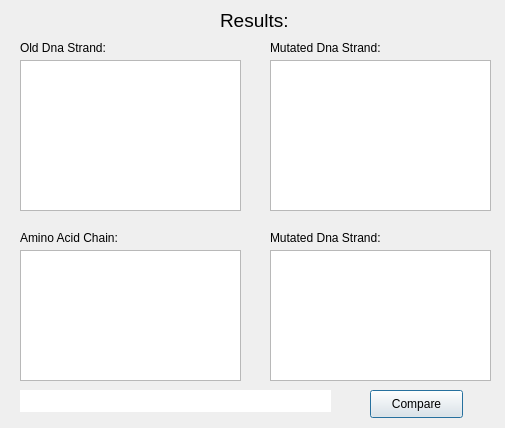
<?xml version="1.0" encoding="UTF-8"?>
<ui version="4.0">
 <class>mutaciones_2</class>
 <widget class="QDialog" name="mutaciones_2">
  <property name="geometry">
   <rect>
    <x>0</x>
    <y>0</y>
    <width>505</width>
    <height>428</height>
   </rect>
  </property>
  <property name="windowTitle">
   <string>Dialog</string>
  </property>
  <property name="windowIcon">
   <iconset>
    <normaloff>:/icons/images/2.png</normaloff>:/icons/images/2.png</iconset>
  </property>
  <widget class="QTextEdit" name="mutated_DNA">
   <property name="geometry">
    <rect>
     <x>270</x>
     <y>60</y>
     <width>221</width>
     <height>151</height>
    </rect>
   </property>
  </widget>
  <widget class="QPlainTextEdit" name="old_DNA">
   <property name="geometry">
    <rect>
     <x>20</x>
     <y>60</y>
     <width>221</width>
     <height>151</height>
    </rect>
   </property>
  </widget>
  <widget class="QTextEdit" name="old_AA">
   <property name="geometry">
    <rect>
     <x>20</x>
     <y>250</y>
     <width>221</width>
     <height>131</height>
    </rect>
   </property>
  </widget>
  <widget class="QTextEdit" name="mutated_AA">
   <property name="geometry">
    <rect>
     <x>270</x>
     <y>250</y>
     <width>221</width>
     <height>131</height>
    </rect>
   </property>
  </widget>
  <widget class="QLabel" name="label">
   <property name="geometry">
    <rect>
     <x>20</x>
     <y>40</y>
     <width>111</width>
     <height>16</height>
    </rect>
   </property>
   <property name="text">
    <string>Old Dna Strand:</string>
   </property>
  </widget>
  <widget class="QLabel" name="label_2">
   <property name="geometry">
    <rect>
     <x>270</x>
     <y>40</y>
     <width>141</width>
     <height>16</height>
    </rect>
   </property>
   <property name="text">
    <string>Mutated Dna Strand:</string>
   </property>
  </widget>
  <widget class="QLabel" name="label_3">
   <property name="geometry">
    <rect>
     <x>20</x>
     <y>230</y>
     <width>151</width>
     <height>16</height>
    </rect>
   </property>
   <property name="text">
    <string>Amino Acid Chain:</string>
   </property>
  </widget>
  <widget class="QLabel" name="label_4">
   <property name="geometry">
    <rect>
     <x>270</x>
     <y>230</y>
     <width>131</width>
     <height>16</height>
    </rect>
   </property>
   <property name="text">
    <string>Mutated Dna Strand:</string>
   </property>
  </widget>
  <widget class="QLabel" name="label_5">
   <property name="geometry">
    <rect>
     <x>220</x>
     <y>10</y>
     <width>81</width>
     <height>21</height>
    </rect>
   </property>
   <property name="font">
    <font>
     <pointsize>14</pointsize>
    </font>
   </property>
   <property name="text">
    <string>Results:</string>
   </property>
  </widget>
  <widget class="QPushButton" name="compareBttn">
   <property name="geometry">
    <rect>
     <x>370</x>
     <y>390</y>
     <width>93</width>
     <height>28</height>
    </rect>
   </property>
   <property name="autoFillBackground">
    <bool>false</bool>
   </property>
   <property name="text">
    <string>Compare</string>
   </property>
   <property name="flat">
    <bool>false</bool>
   </property>
  </widget>
  <widget class="QLineEdit" name="advise">
   <property name="geometry">
    <rect>
     <x>20</x>
     <y>390</y>
     <width>311</width>
     <height>22</height>
    </rect>
   </property>
   <property name="autoFillBackground">
    <bool>false</bool>
   </property>
   <property name="frame">
    <bool>false</bool>
   </property>
   <property name="readOnly">
    <bool>true</bool>
   </property>
  </widget>
 </widget>
 <resources/>
 <connections/>
</ui>
